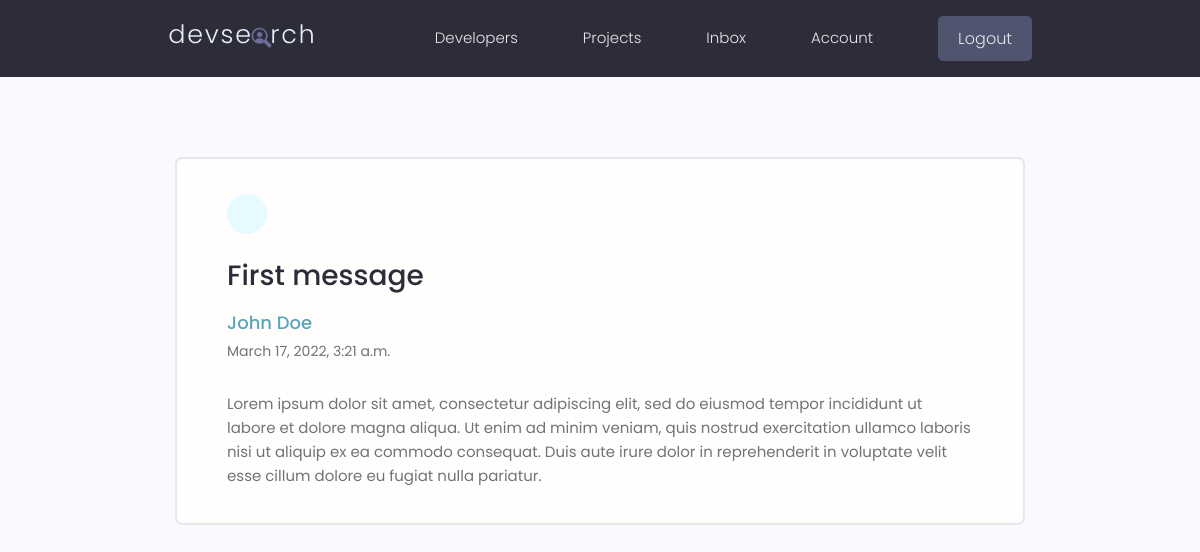
Screenshot of /view-message/9378b2fb-55cd-47d0-a94c-032a5daa71e4/ (signed in) with the database file from the repository.
### developer/models.py (models this page shows, shortened)
class Message(models.Model):
    id = models.UUIDField(
        default=uuid.uuid4, primary_key=True, unique=True, editable=False
    )
    sender = models.ForeignKey(
        Developer, on_delete=models.CASCADE, null='True', blank=True
    )
    receiver = models.ForeignKey(
        Developer, on_delete=models.CASCADE, null='True', blank=True, related_name='messages')
    name = models.CharField(max_length=200, blank=True, null=True)
    email = models.EmailField(max_length=200, blank=True, null=True)
    subject = models.CharField(max_length=200, blank=True, null=True)
    body = models.TextField()
    is_read = models.BooleanField(default=False, null=True)
    created = models.DateTimeField(auto_now_add=True)
    class Meta:
        ordering = ['is_read', '-created']

### developer/views.py (the view)
# urls.py: path('view-message/<str:pk>/', views.view_message, name='view_message'),
@login_required(login_url='developer:login')
def view_message(request, pk):
    developer = request.user.developer
    message = developer.messages.get(pk=pk)
    if message.is_read == False:
        message.is_read = True
        message.save()
    context = {'message': message}
    template_name = 'developer/message.html'
    return render(request, template_name, context)

### developer/templates/developer/message.html (shortened to what this page needs)
{% extends 'main.html'%}
{% block content %}
<main class="messagePage my-xl">
  <div class="content-box">
    <div class="message">
      <a class="backButton" href="{% url 'developer:inbox' %}"></a>
      <h4 class="message__subject">{{ message.subject }}</h4>
      {% if message.sender%}
      <a href="{% url 'developer:profile' message.sender.id %}" class="message__author">{{ message.name }}</a>
      {% else %}
      <p class="message__author">{{ message.name }}</p>
      {% endif %}
      <p class="message__date">{{ message.created }}</p>
      <div class="message__body">
        {{ message.body|linebreaksbr }}
      </div>
    </div>
  </div>
</main>
{% endblock %}

### static/styles/app.css (style rules this page uses)
:root { --color-sub: #2d2d39; }
.content-box { width: 95%; max-width: 85rem; margin: 0 auto; }
.message { padding: 2.5rem 0; }
.message > a { display: flex; gap: 1rem; }
.message__author, .message__date { flex-basis: 25%; }
.message__subject { flex-basis: 50%; }
.message__date { text-align: right; }
.messagePage .message { list-style: none; background: var(--color-white); padding: 3.5rem 5rem; border: 2px solid var(--color-light); border-radius: 0.7rem; }
.messagePage .message__subject { font-size: 2.8rem; color: var(--color-sub); margin-bottom: 1rem; margin-top: 2rem; }
.messagePage .message__author { font-size: 1.8rem; font-weight: 500; }
.messagePage .message__date { font-size: 1.4rem; font-weight: 400; text-align: left; margin-bottom: 3rem; }
.backButton { background: var(--color-main-light); color: var(--color-main); width: 4rem; height: 4rem; display: flex; align-items: center; justify-content: center; border-radius: 50%; }

### static/uikit/styles/modules/_variables.css (style rules this page uses)
:root { --color-main: #5aa5b9; --color-main-light: #e6faff; --color-sub: #3f4156; --color-sub-light: #51546e; --color-sub-lighter: #ededfd; --color-text: #737373; --color-gray: #8b8b8b; --color-light: #e5e7eb; --color-light-gray: #767676; --color-bg: #f8fafd; --color-white: #fffefd; --color-white-light: #f3f3f3; --color-success: #359e64; --color-success-bg: #def8e8; --color-error: #fc4b0b; --color-error-bg: #fff2ee; --font-base: 'Poppins', arial, helvetica, 'Segoe UI', roboto, ubuntu, sans-serif; --font-monospace: 'Fira Code', 'Courier New', courier, monospace; --font-regular: 300; --font-medium: 500; --font-bold: 700; --generic-shadow: 1px 1px 5px #00000010; --generic-transition: all 0.3s ease-in-out; }

### static/uikit/styles/modules/_base.css (style rules this page uses)
* { margin: 0; padding: 0; box-sizing: border-box; text-rendering: optimizeLegibility; color: inherit; font-size: inherit; }
html { font-size: 50%; }
@media only screen and (min-width: 480px) { html { font-size: 56.25%; } }
@media only screen and (min-width: 1200px) { html { font-size: 62.5%; } }
body { line-height: 1.6; font-weight: 400; font-size: 1.5rem; color: var(--color-text); background-color: var(--color-bg); min-height: 100vh; }

### static/uikit/styles/modules/_typography.css (style rules this page uses)
* { font-family: var(--font-base); }
h4 { font-size: 2.8rem; font-weight: var(--font-medium); }
p, span, strong { font-size: 1.6rem; color: var(--color-text); font-weight: var(--font-regular); }
a { padding-bottom: 2px; text-decoration: none; display: inline-block; color: var(--color-main); font-weight: var(--font-medium); }

### static/uikit/styles/modules/_utilities.css (style rules this page uses)
.my-xl { margin: 8rem auto; }

### rows the page displays
Message: subject "First message", name "John Doe", created "March 17, 2022, 3:21 a.m.", body "Lorem ipsum dolor sit amet, consectetur adipiscing elit, sed do eiusmod tempor incididunt ut labore et dolore magna aliqua. Ut enim ad minim veniam, quis nostrud exercitation ullamco laboris nisi ut aliquip ex ea commodo consequat. Duis aute irure dolor in reprehenderit in voluptate velit esse cillum dolore eu fugiat nulla pariatur."
